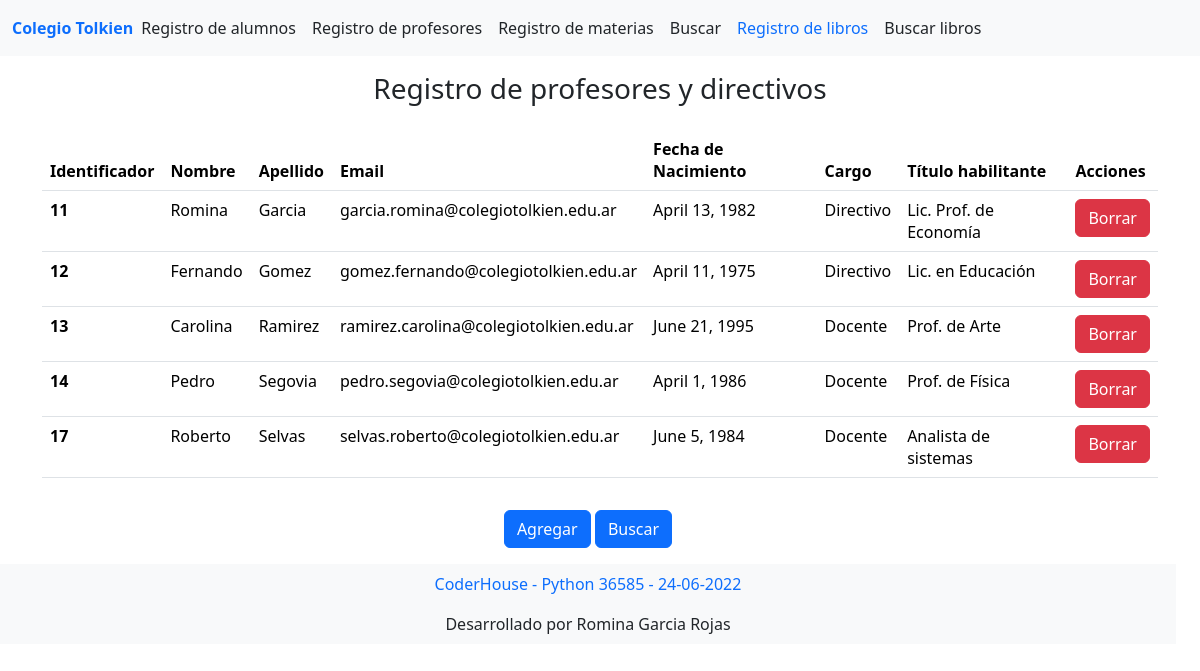
/registrop/, run on the app's committed database.
### alumnos/models.py (models this page shows)
class Profesor(models.Model):
    nombre = models.CharField(max_length=100)
    apellido = models.CharField(max_length=100)
    email = models.CharField(max_length=100)
    fecha_nacimiento = models.DateField()
    cargo = models.CharField(max_length=30, default="")
    titulo_habilitante = models.CharField(max_length=100, default="")

### alumnos/views.py (the view)
# urls.py: path('registrop/', views.registrop, name="registrop"),
def registrop(request):
    profesores = Profesor.objects.all()
    template = loader.get_template('alumnos/lista_profesores.html')
    context = {
        'profesores': profesores,
    }
    return HttpResponse(template.render(context, request))

### alumnos/templates/alumnos/lista_profesores.html (shortened to what this page needs)
{% extends "alumnos/index.html" %}
{% load bootstrap5 %}
{% block cuerpo %}
<main>
  <h1 class="fs-3 text text-center text-dark pt-3">Registro de profesores y directivos</h1>
</main>
<div class="container py-3">
    <div class="row">
      <div class="col">
          {% if profesores %}
          <table class="table">
              <thead>
                  <th scope="col">Identificador</th>
                  <th scope="col">Nombre</th>
                  <th scope="col">Apellido</th>
                  <th scope="col">Email</th>
                  <th scope="col">Fecha de Nacimiento</th>
                  <th scope="col">Cargo</th>
                  <th scope="col">Título habilitante</th>
                  <th scope="col">Acciones</th>
              </thead>
              {% for p in profesores %}
              <tbody>
                  <tr>
                      <th scope="row">{{p.id}} </th>
                      <td> {{p.nombre}} </td>
                      <td> {{p.apellido}} </td>
                      <td> {{p.email}} </td>
                      <td> {{p.fecha_nacimiento}} </td>
                      <td> {{p.cargo}}</td>
                      <td> {{p.titulo_habilitante}}</td>
                      {% url 'borrarp' identificador=p.id as borrarp_url %}
                      <td>{% bootstrap_button "Borrar" size="sm" button_class="btn-danger" button_type="link" href=borrarp_url %}</td>
                  </tr>
              </tbody>
              {% endfor %}
          </table>
          {% else %}
              <p>No tienes profesores cargados</p>
          {% endif %}
      </div>
    </div>
  </div>
  <div class="row text-center w-100">
      <div class="col pb-3">
        {% url 'agregarp' as agregarp_url %}
        {% url 'buscarp' as buscarp_url %}
        {% bootstrap_button "Agregar" button_class="btn-primary" button_type="link" href=agregarp_url %}
        {% bootstrap_button "Buscar" button_class="btn-primary" button_type="link" href=buscarp_url %}
      <div>
    <div>
<div class="py-3">
{% endblock %}

### data on the page
Profesor: id "11", nombre "Romina", apellido "Garcia", email "garcia.romina@colegiotolkien.edu.ar", fecha_nacimiento "April 13, 1982", cargo "Directivo", titulo_habilitante "Lic. Prof. de Economía", bootstrap_button "Borrar"
Profesor: id "12", nombre "Fernando", apellido "Gomez", email "gomez.fernando@colegiotolkien.edu.ar", fecha_nacimiento "April 11, 1975", cargo "Directivo", titulo_habilitante "Lic. en Educación", bootstrap_button "Borrar"
Profesor: id "13", nombre "Carolina", apellido "Ramirez", email "ramirez.carolina@colegiotolkien.edu.ar", fecha_nacimiento "June 21, 1995", cargo "Docente", titulo_habilitante "Prof. de Arte", bootstrap_button "Borrar"
Profesor: id "14", nombre "Pedro", apellido "Segovia", email "pedro.segovia@colegiotolkien.edu.ar", fecha_nacimiento "April 1, 1986", cargo "Docente", titulo_habilitante "Prof. de Física", bootstrap_button "Borrar"
Profesor: id "17", nombre "Roberto", apellido "Selvas", email "selvas.roberto@colegiotolkien.edu.ar", fecha_nacimiento "June 5, 1984", cargo "Docente", titulo_habilitante "Analista de sistemas", bootstrap_button "Borrar"
